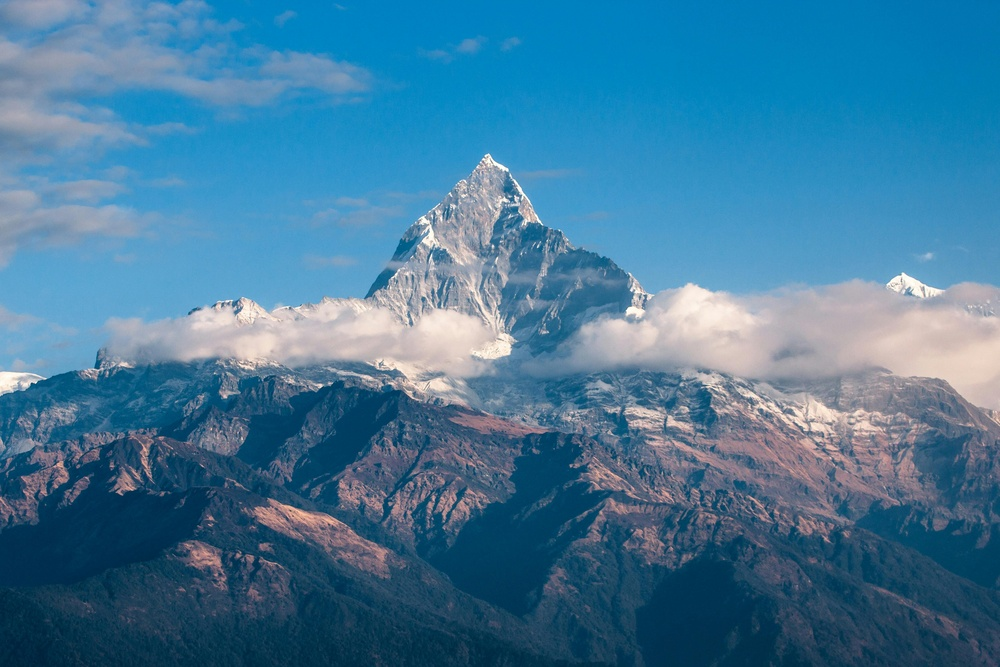
#> input picture reading_and_writing/mountain.jpg, 1000 x 667 px, shrunk from 4872 x 3248 before the run
$ jupyter execute reading_and_writing.ipynb   (shell and % lines are left out)
#> lines starting #> are read from the running program, lines starting #| are printed output that depends on the picture
[cell 1]
import cv2

[cell 2]
# Read the image
image = cv2.imread("./mountain.jpg")
#> image is the input picture: shape (667, 1000, 3); mean B, G, R 153.9, 121.2, 67.4

[cell 3]
# check if image is loaded successfully

if image is None:
    print(("Error: Could not load the image"))
else:
    print("Image loaded successfully.")

[cell 4]
# Display the image

cv2.imshow("Image window", image)
cv2.waitKey(0) # Pauses the program, untill a key is pressed.
cv2.destroyAllWindows() # Reases the memory

[cell 5]
# Write the image

image_new = image + 30 # the image is a numpy array. Here, we're adding 30 to all pixels
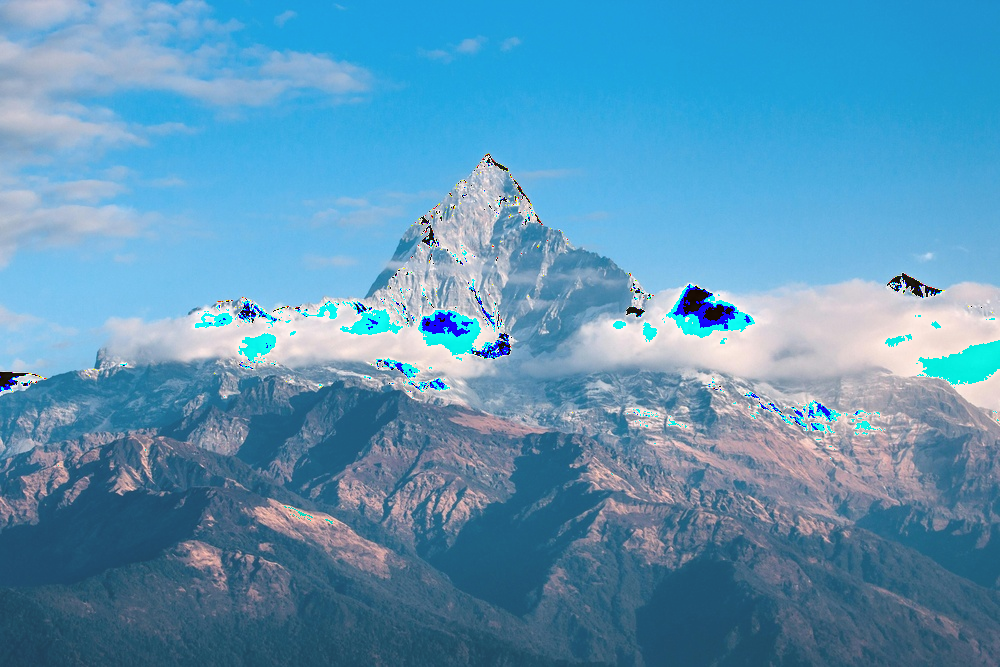
#> image_new: shape (667, 1000, 3); mean B, G, R 182.9, 149.3, 92
cv2.imwrite("./output.jpg", image_new) # creates a new file
#> Out = True
